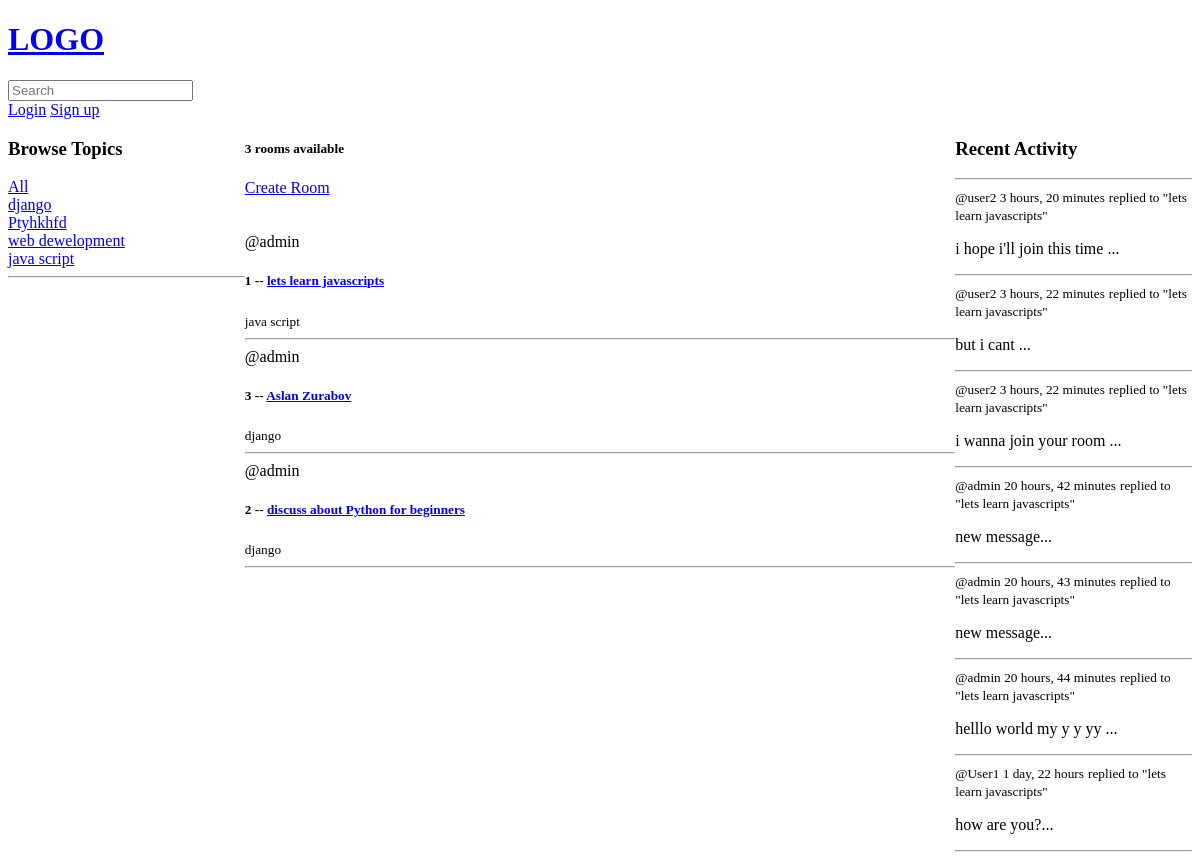
Before: / with the older database file.
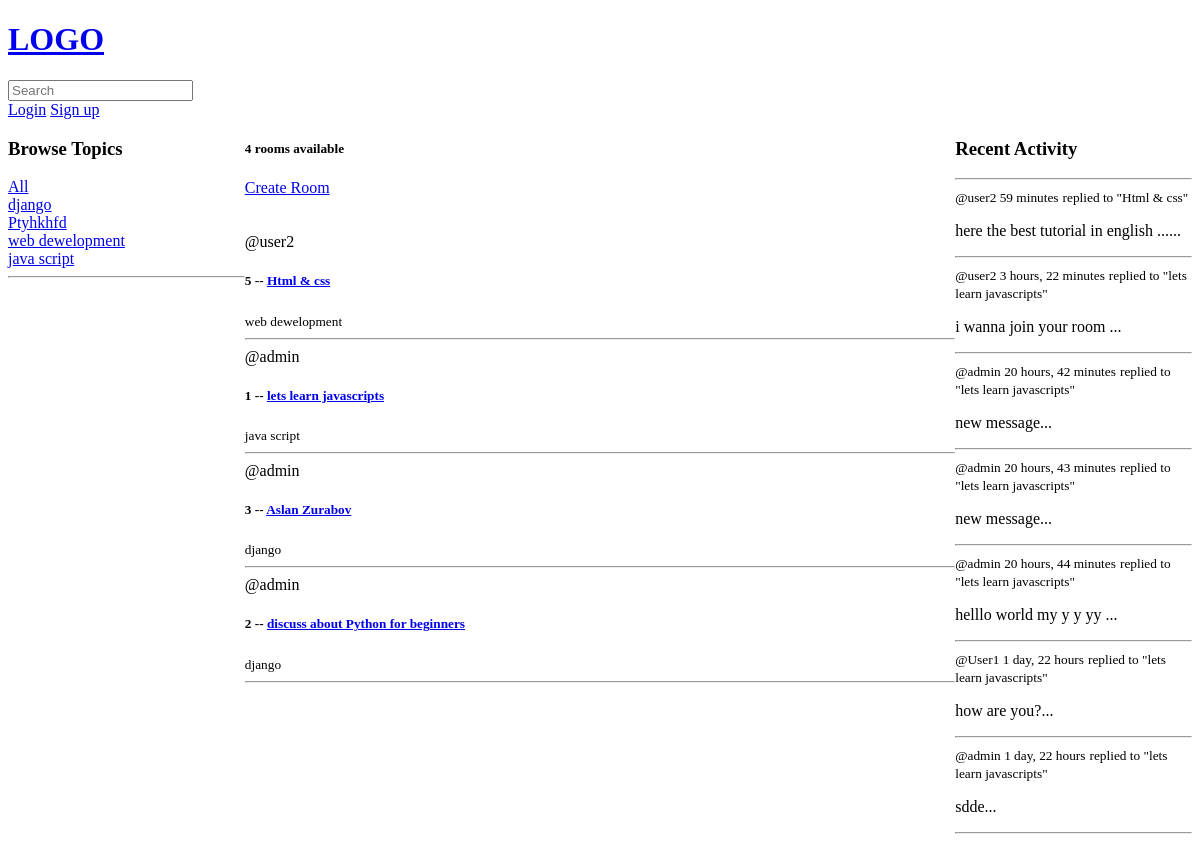
After: the same page with the newer database file.
### base/models.py (models this page shows)
class Topic(models.Model):
    name = models.CharField(max_length=200)
    def __str__(self):
        return self.name

class Room(models.Model):
    host =  models.ForeignKey(User,on_delete=models.SET_NULL, null=True)
    topic = models.ForeignKey(Topic,on_delete=models.SET_NULL, null=True,)
    name = models.CharField(max_length=200)
    description = models.TextField(null=True, blank=True)
    participants = models.ManyToManyField(User, related_name='participants', blank=True)
    updated = models.DateTimeField(auto_now=True)
    created = models.DateTimeField(auto_now_add=True)
    class Meta:
        ordering = ['-updated','-created']
    def __str__(self):
        return self.name
    def get_absolute_url(self):
        return reverse('base:room', kwargs={'pk':self.id})

class Message(models.Model):
    user = models.ForeignKey(User,on_delete=models.CASCADE)
    room = models.ForeignKey(Room,on_delete=models.CASCADE)
    body = models.TextField()
    updated = models.DateTimeField(auto_now=True)
    created = models.DateTimeField(auto_now_add=True)
    def __str__(self):
        return self.body[:50] + '...'
    class Meta:
        ordering = ['-updated','-created']

### base/views.py (the view)
# urls.py: path('',home, name='home'),
def home(request):
    q = request.GET.get('q') if request.GET.get('q') != None else ''
    rooms = Room.objects.filter(Q(topic__name__icontains=q)|
                                Q(name__icontains=q)|
                                Q(description__icontains=q))
    topic = Topic.objects.all()[:15]
    room_count = rooms.count()
    room_messages = Message.objects.filter(Q(room__topic__name__icontains=q))[:7]
    context = {'rooms':rooms,
                'topic':topic,
                'room_count':room_count,
                'room_messages':room_messages}
    return render(request,'home.html',context=context)

### base/templates/base/home.html (shortened to what this page needs)
{% extends 'main.html' %}
{% block content%}
<div class='home-container'>
    <div>
        <h3>Browse Topics</h3>
        <a href="{% url 'base:home' %}">All </a><br>
        {% for tpc in topic %}
           <a href="{% url 'base:home' %}?q={{tpc.name}}"> {{tpc}} </a><br>
        {% endfor %}
        <hr>
    </div>
    <div>
        <h5>{{room_count}} rooms available</h5>
        <a href="{% url 'base:create_room' %}"> Create Room</a>
        <br>
        <br>
        <br>
        <div>
            {% for room in rooms %}
            <div>
                <span>@{{room.host.username}}</span>
                <h5>{{room.id}} -- <a href="{{room.get_absolute_url}}">{{ room.name }}</a></h5>
                <small>{{room.topic.name}}</small>
                <hr>
            </div>
            {% endfor %}
        </div>
    </div>
   <div>
    {% include 'activity_component.html' %}
   </div>
</div>
{% endblock %}

### templates/main.html (shortened to what this page needs)
<!DOCTYPE html>
<html lang="en">
<head>
</head>
<body>
    {% include 'navbar.html' %}
    {% block content %}
    {% endblock %}
</body>
</html>

### templates/navbar.html
<a href="{% url 'base:home' %}">
    <h1>LOGO</h1>
</a>
<form action="{% url 'base:home' %}" method="get">
    <input type="text" name='q'/ placeholder="Search">
</form>
{% if user.is_authenticated %}
<a href="{% url 'base:logout' %}">Logout</a>
{% else %}
<a href="{% url 'base:login' %}">Login</a>
<a href="{% url 'base:register' %}">Sign up</a>
{% endif %}

### base/templates/base/activity_component.html (shortened to what this page needs)
<h3>Recent Activity</h3>
        <hr>
        {% for message in room_messages %}
            <div>
                <small>@{{message.user}} {{message.created|timesince}}</small>
                <small>replied to "{{message.room}}"</small>
                <p>{{message}}</p>
               <hr>
            </div>
        {% endfor %}

### base/templates/base/home.html (style rules this page uses)
.home-container { display: grid; grid-template-columns: 1fr 3fr 1fr; }

Changed rows visible on the page:
removed Message: user "user2", created "3 hours, 20 minutes", room "lets learn javascripts", body "i hope i'll join this time ..."
removed Message: user "user2", created "3 hours, 22 minutes", room "lets learn javascripts", body "but i cant ..."
added Room: host.username "user2", id "5", name "Html & css", topic.name "web dewelopment"
added Message: user "user2", created "59 minutes", room "Html & css", body "here the best tutorial in english ......"
now on this page (row unchanged): Message: user "admin", created "1 day, 22 hours", room "lets learn javascripts", body "sdde..."
Other visible differences:
{{ room_count }}: "3" → "4"
